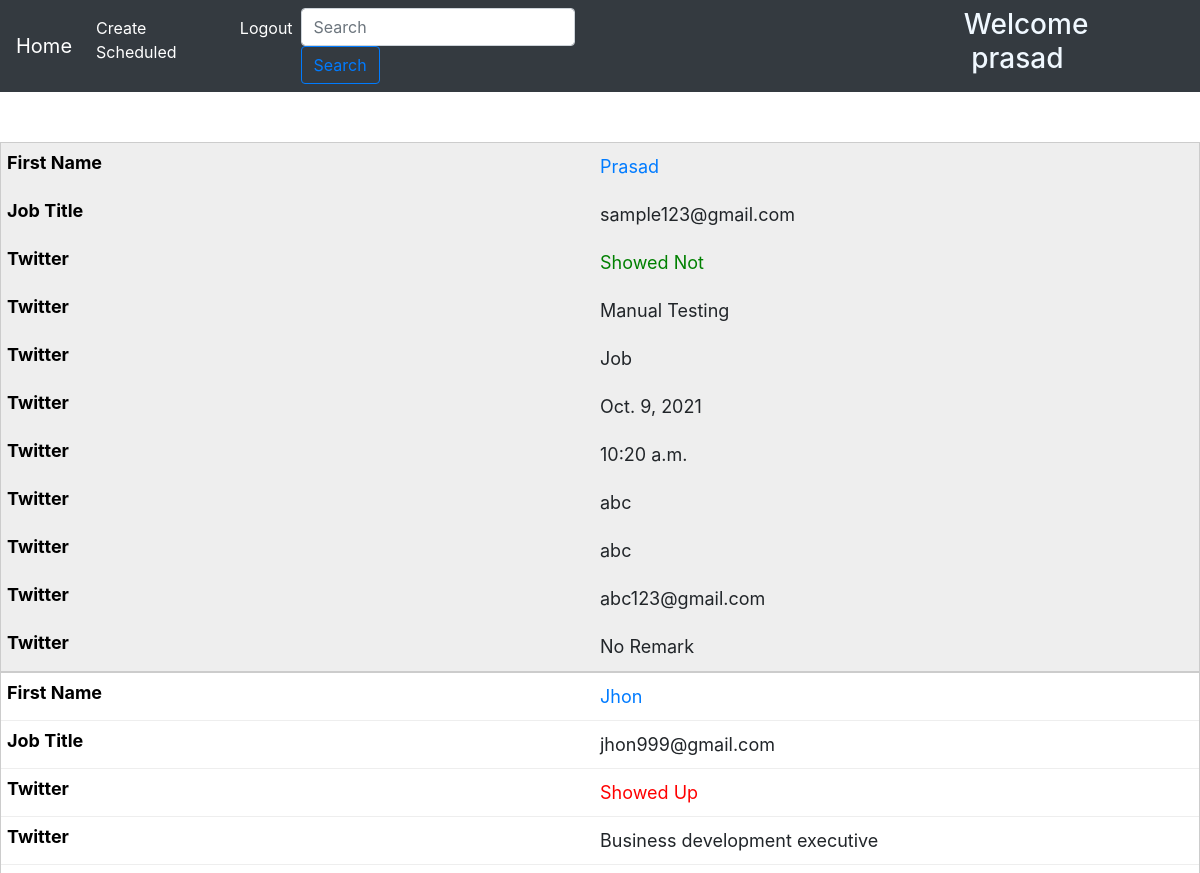
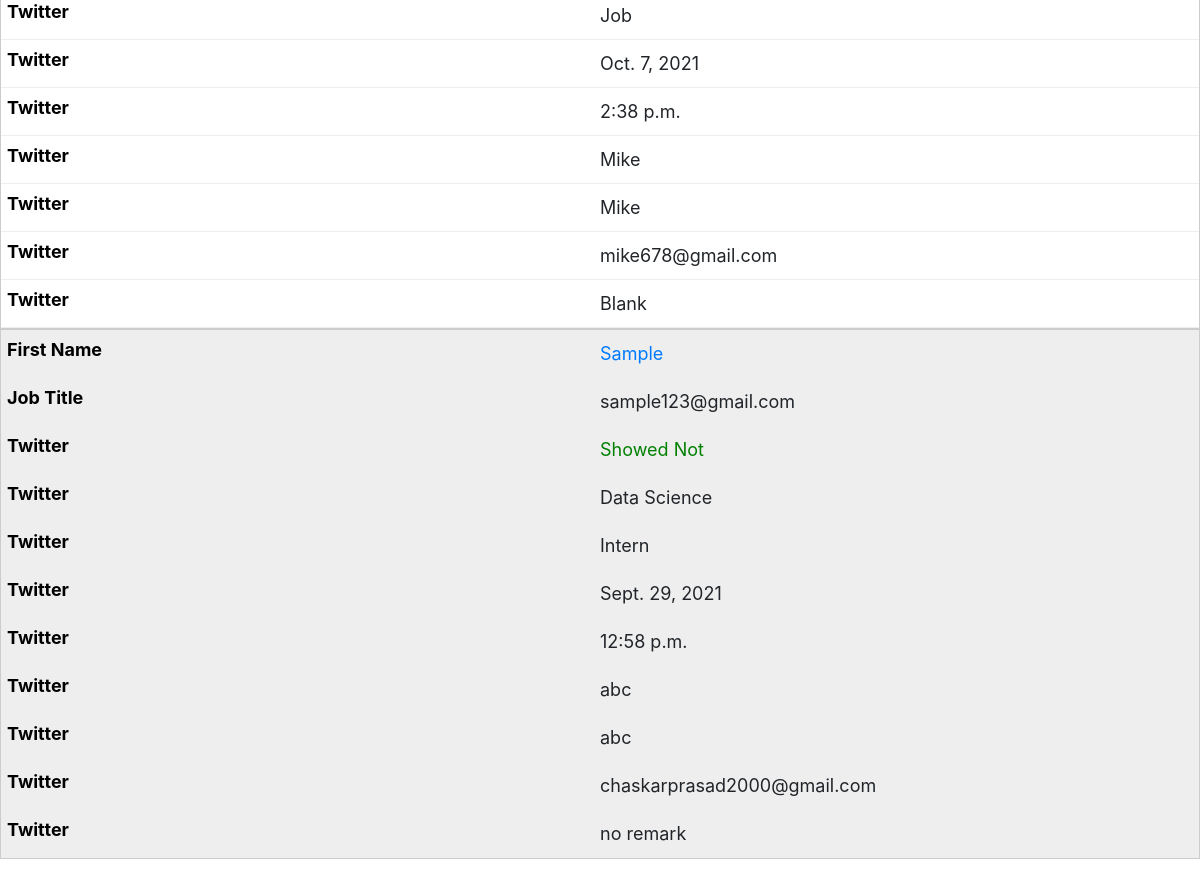
Page / (signed in) on the earlier database version (2 pictures, top to bottom).
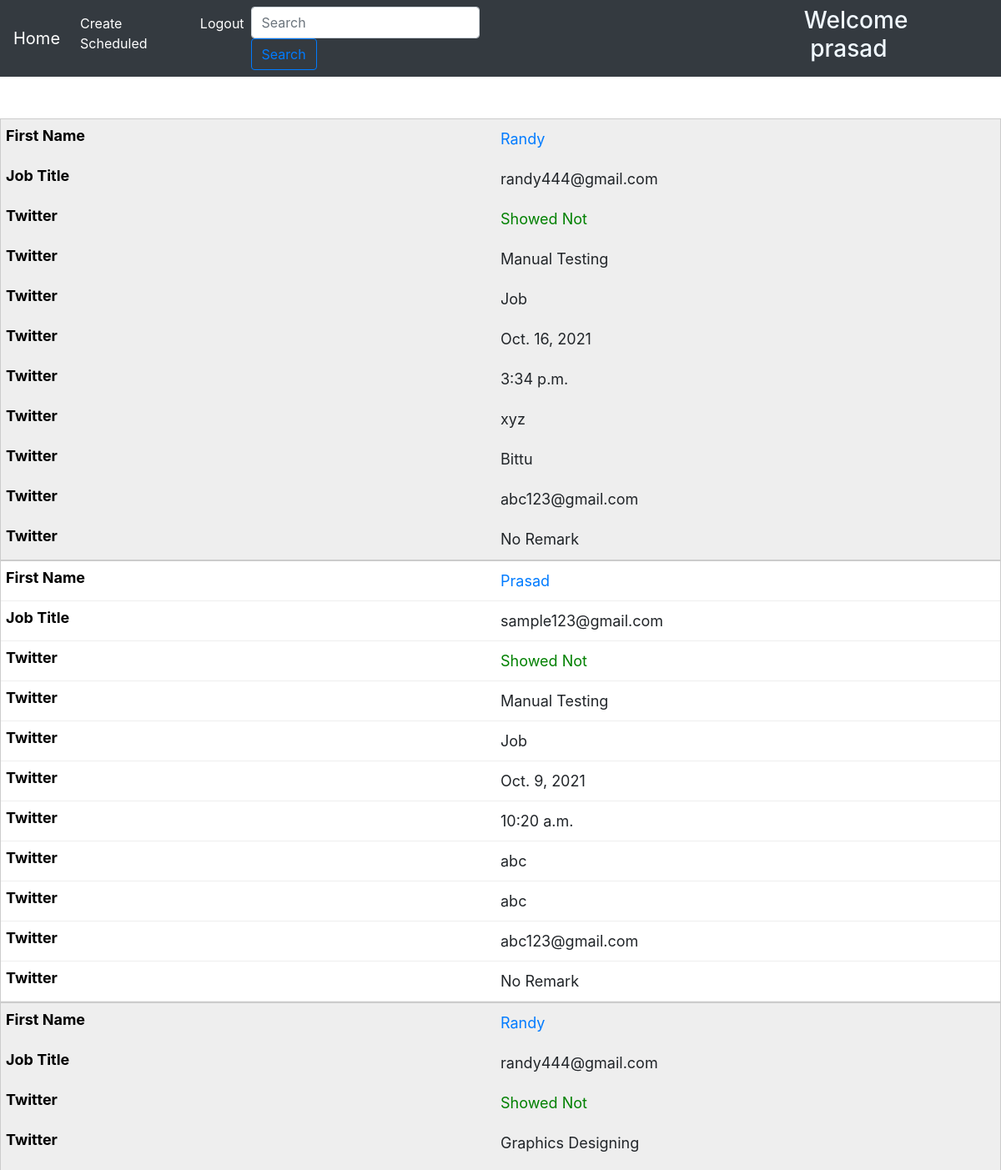
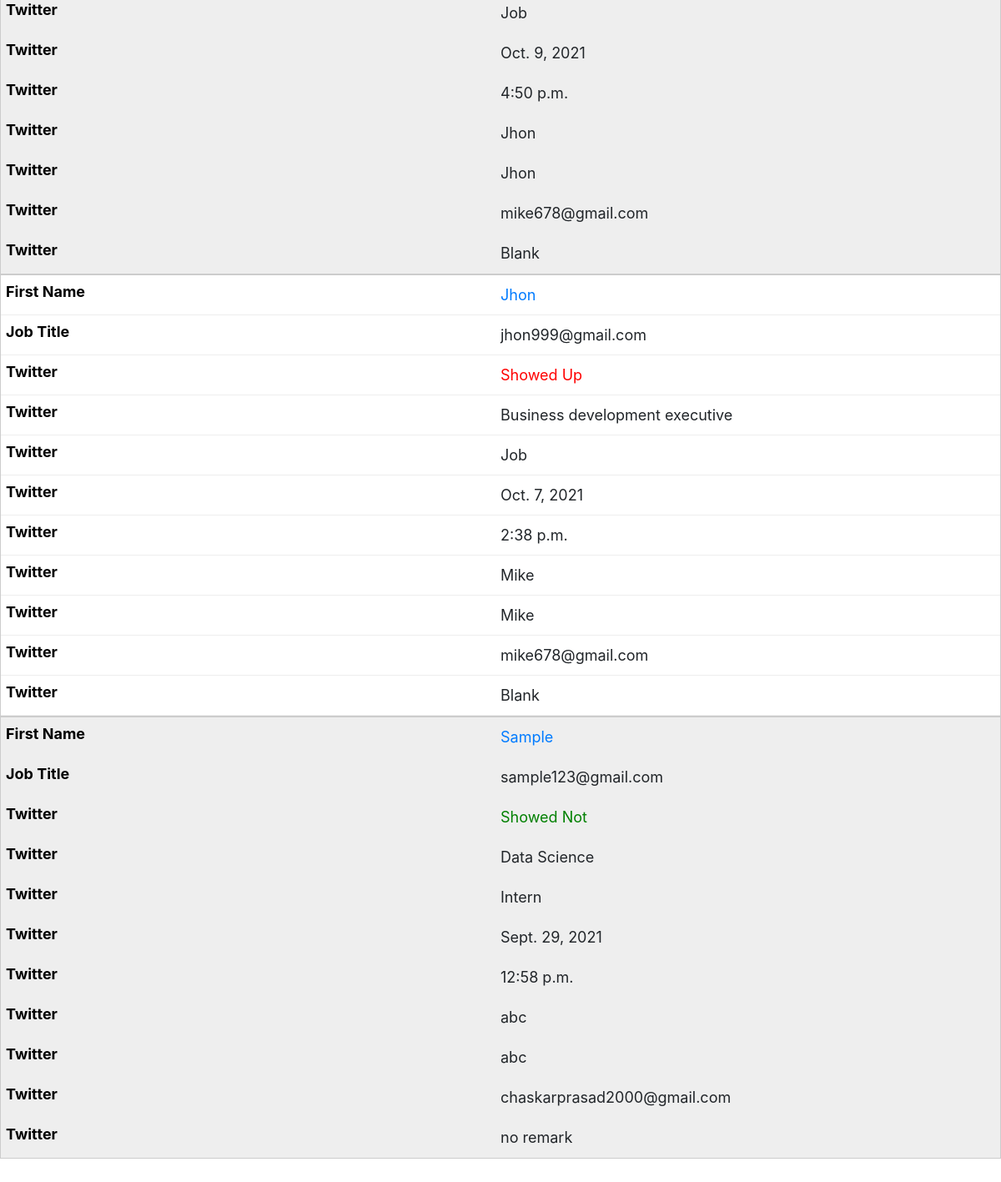
Same page on the later database version (2 pictures, top to bottom).
### myApp/models.py (models this page shows)
class Candidate(models.Model):
    Available_choices = [
    ('In Office','In Office'),
    ('Work From Home','Work From Home')
]
    Status_choices = [
        ('Showed Up','Showed Up'),
        ('Showed Not','Showed Not')
    ]
    Company_choices =[
        ('Uptricks','Uptricks'),
        ('Kukbit','Kukbit'),
        ('Skillbit','Skillbit'),
        ('Learntricks','Learntricks'),
        ('Challengekatta','Challengekatta'),
        ('Happieloop','Happieloop'),
        ('Internshipmela','Internshipmela')
    ]
    Technology_choices = [
        ('Video Editor Animation','Video Editor Animation'),
        ('Android Development','Android Development'),
        ('Game Development','Game Development'),
        ('Graphics Designing','Graphics Designing'),
        ('Software Testing','Software Testing'),
        ('Manual Testing','Manual Testing'),
        ('Full-stack Development','Full-stack Development'),
        ('Human Resource','Human Resource'),
        ('Digital Marketing','Digital Marketing'),
        ('Wordpress Development','Wordpress Development'),
        ('Web Auditor','Web Auditor'),
        ('Web developer','Web developer'),
        ('Business development executive','Business development executive'),
        ('Machine learning','Machine learning'),
        ('Machine learning','Machine learning'),
        ('AWS','AWS')
    ]
    Post_choices = [
        ('Internship','Internship'),
        ('Job','Job')
    ]
    name                    =       models.CharField(max_length=100)
    candidate_contact       =       models.CharField(max_length=10)
    candidate_mail          =       models.EmailField()
    candidate_cv            =       models.FileField(upload_to='media/')
    avialable_for           =       models.CharField(max_length=80,choices=Available_choices)
    company                 =       models.CharField(max_length=50,choices=Company_choices)
    technology              =       models.CharField(max_length=50,choices=Technology_choices)
    post                    =       models.CharField(max_length=50,choices=Post_choices)
    scheduled_date          =       models.DateField(auto_now_add=False)
    scheduled_time          =       models.TimeField(auto_now_add=False)
    scheduled_by            =       models.CharField(max_length=100)
    interviewr_name         =       models.CharField(max_length=100)
    interviewr_mail         =       models.EmailField()
    status                  =       models.CharField(max_length=30,choices=Status_choices,blank=True)
    remark                  =       models.CharField(max_length=200,blank=True)

### myApp/views.py (the view)
# urls.py: 2. Add a URL to urlpatterns:  path('', views.home, name='home')
def home(request):
    records = Candidate.objects.all().order_by('-scheduled_date')
    return render(request, 'home.html', {'records': records})

### myApp/templates/home.html (shortened to what this page needs)
{% extends 'base.html' %}
{% block body %}
<nav class="navbar navbar-expand-lg navbar-dark bg-dark">
  <a class="navbar-brand" href="{% url 'home' %}">Home</a>
  <div class="collapse navbar-collapse" id="navbarNav">
    <ul class="navbar-nav">
      {% if user.is_authenticated %}
      <li class="nav-item active">
        <a class="nav-link" href="{% url 'createsched' %}">Create Scheduled</a>
      </li>
      <li class="nav-item active">
        <a class="nav-link" href="{% url 'logout' %}">Logout</a>
      </li>
      <form class="form-inline my-2 my-lg-0" method="POST" action="{% url 'search_name' %}"> {% csrf_token %}
        <input name="s" class="form-control mr-sm-2" type="text" placeholder="Search" aria-label="Search">
        <button class="btn btn-outline-primary my-2 my-sm-0" type="submit">Search</button>
      </form>
      <h3 style="color: aliceblue; margin-left: 20pc;">Welcome &nbsp;{{ user.username }}</h3>
      {% else %}
      <li class="nav-item active">
        <a class="nav-link" href="{% url 'login' %}">Login</a>
      </li>
      {% endif %}
    </ul>
  </div>
</nav>
{% if user.is_authenticated %}
<table>
  <tbody>
    {% for rec in records %}
    <tr>
      <td data-column="First Name"><a href="{% url 'update' rec.id %}">{{ rec.name}}</a></td>
      <td data-column="Job Title">{{ rec.candidate_mail}}</td>
      {% if rec.status == 'Showed Up' %}
      <td data-column="Twitter" style="color: red;">{{ rec.status}}</td>
      {% else %}
      <td data-column="Twitter" style="color: green;">{{ rec.status}}</td>
      {% endif %}
      <td data-column="Twitter">{{ rec.technology}}</td>
      <td data-column="Twitter">{{ rec.post}}</td>
      <td data-column="Twitter">{{ rec.scheduled_date}}</td>
      <td data-column="Twitter">{{ rec.scheduled_time}}</td>
      <td data-column="Twitter">{{ rec.scheduled_by}}</td>
      <td data-column="Twitter">{{ rec.interviewr_name}}</td>
      <td data-column="Twitter">{{ rec.interviewr_mail}}</td>
      <td data-column="Twitter">{{ rec.remark}}</td>
    </tr>
    {% endfor %}
  </tbody>
</table>
{% endif %}
{% endblock body %}

### myApp/templates/base.html (shortened to what this page needs)
{% load static %}
<!DOCTYPE html>
<html lang="en">
<head>
     <link rel="stylesheet" href="{% static 'style.css' %}">
	<link rel="stylesheet" href="https://stackpath.bootstrapcdn.com/font-awesome/4.7.0/css/font-awesome.min.css">
	    <link rel="stylesheet" href="https://maxcdn.bootstrapcdn.com/bootstrap/4.0.0/css/bootstrap.min.css">
</head>
<body>
    {% block body %}{% endblock body %}
</body>
</html>

### myApp/static/style.css (style rules this page uses)
table { width: 750px; border-collapse: collapse; margin:50px auto; }
tr:nth-of-type(odd) { background: #eee; }
td, th { padding: 10px; border: 1px solid #ccc; text-align: left; font-size: 18px; }
@media only screen and (max-width: 760px),
(min-device-width: 768px) and (max-device-width: 1024px) { table { width: 100%; } }
@media only screen and (max-width: 760px),
(min-device-width: 768px) and (max-device-width: 1024px) { table, thead, tbody, th, td, tr { display: block; } }
@media only screen and (max-width: 760px),
(min-device-width: 768px) and (max-device-width: 1024px) { tr { border: 1px solid #ccc; } }
@media only screen and (max-width: 760px),
(min-device-width: 768px) and (max-device-width: 1024px) { td { border: none; border-bottom: 1px solid #eee; position: relative; padding-left: 50%; } }
@media only screen and (max-width: 760px),
(min-device-width: 768px) and (max-device-width: 1024px) { td:before { position: absolute; top: 6px; left: 6px; width: 45%; padding-right: 10px; white-space: nowrap; content: attr(data-column); color: #000; font-weight: bold; } }

Differences in the rows shown:
added Candidate: name "Randy", candidate_mail "randy444@gmail.com", status "Showed Not", technology "Manual Testing", post "Job", scheduled_date "Oct. 16, 2021", scheduled_time "3:34 p.m.", scheduled_by "xyz", interviewr_name "Bittu", interviewr_mail "abc123@gmail.com", remark "No Remark"
added Candidate: name "Randy", candidate_mail "randy444@gmail.com", status "Showed Not", technology "Graphics Designing", post "Job", scheduled_date "Oct. 9, 2021", scheduled_time "4:50 p.m.", scheduled_by "Jhon", interviewr_name "Jhon", interviewr_mail "mike678@gmail.com", remark "Blank"
